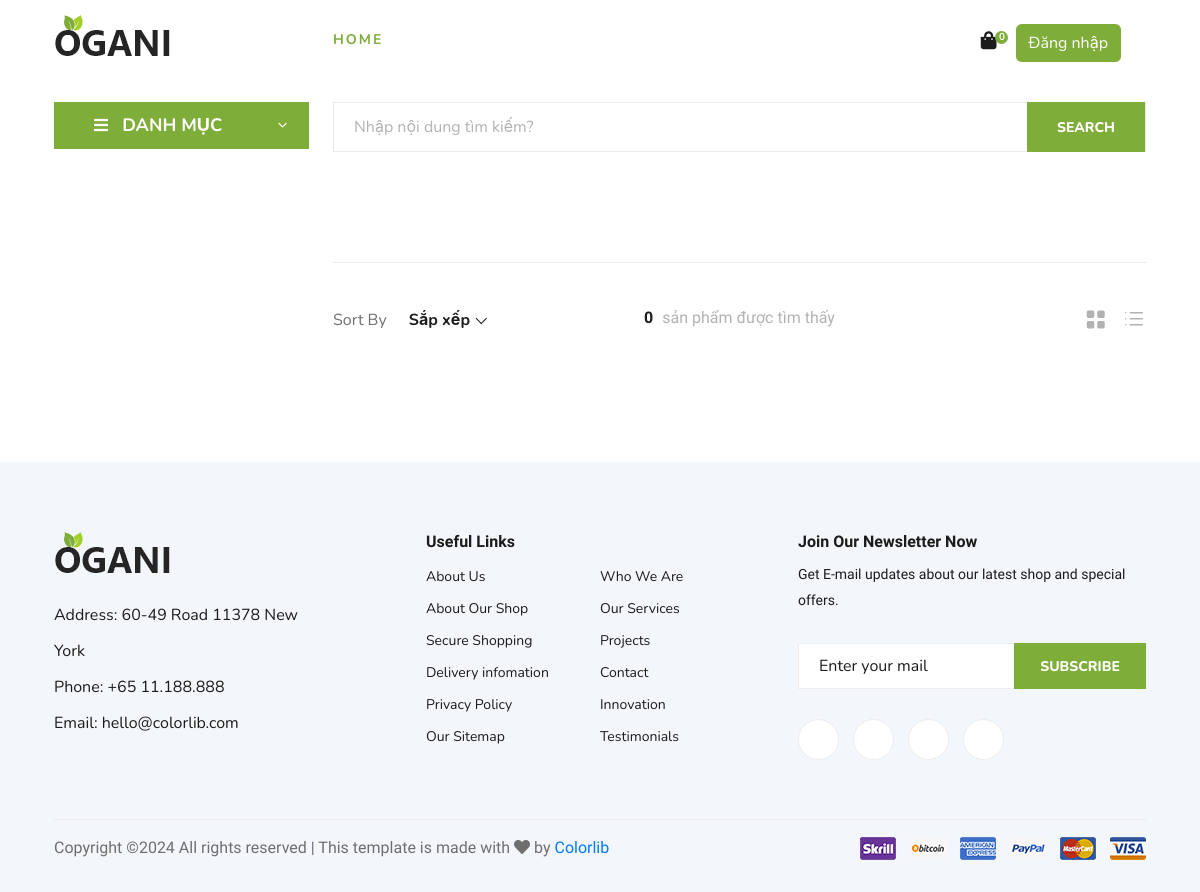
The app's page /category.php?categoryId=3, older data.
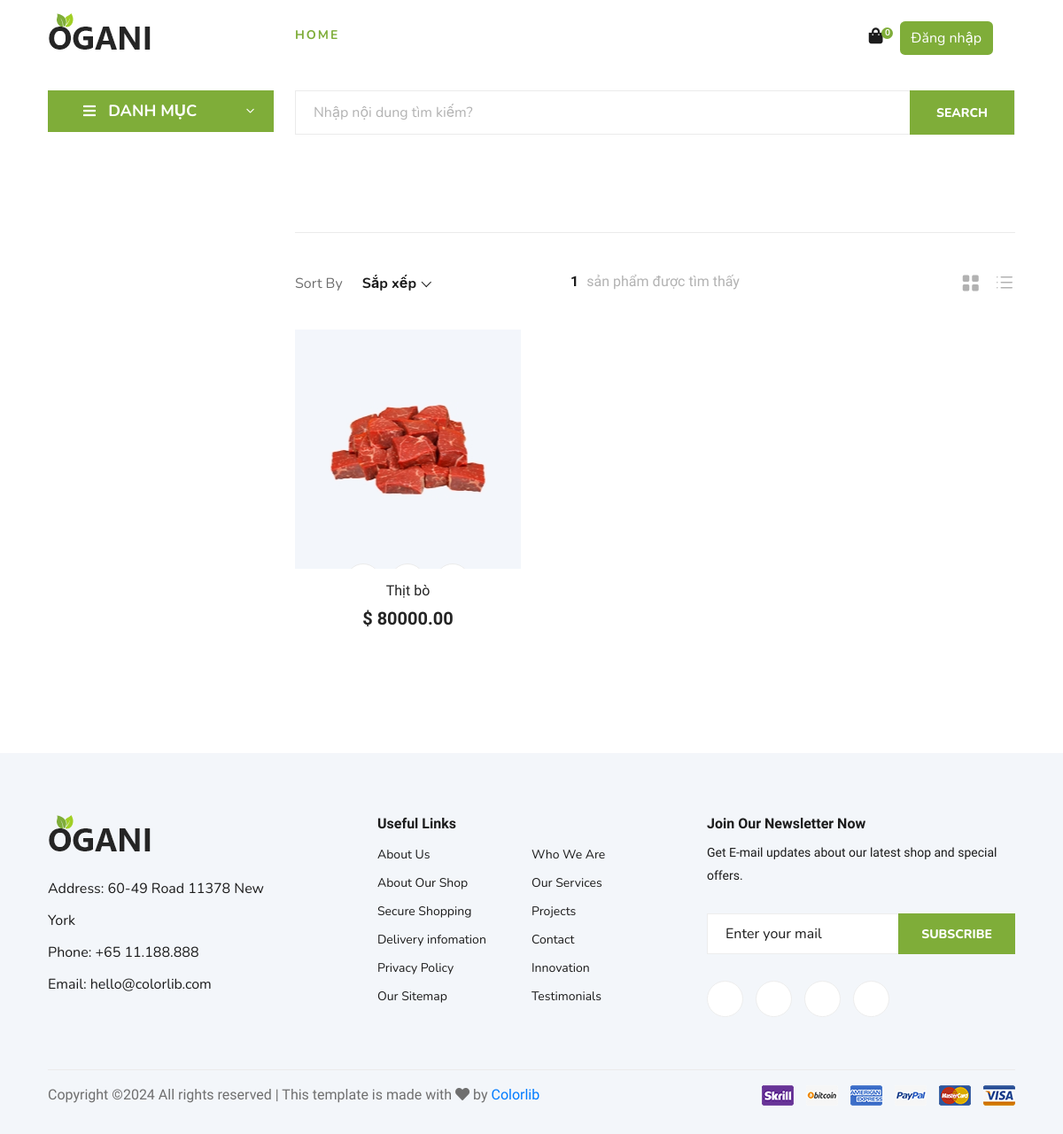
The same page, newer data.
### tables this page shows
CREATE TABLE `products` (
  `product_id` int(11) NOT NULL,
  `name` varchar(100) NOT NULL,
  `description` text DEFAULT NULL,
  `price` decimal(10,2) NOT NULL,
  `stock` int(11) NOT NULL,
  `views` int(11) DEFAULT 0,
  `sold` int(11) DEFAULT 0,
  `category_id` int(11) DEFAULT NULL,
  `img_url` varchar(255) DEFAULT NULL,
  `created_at` datetime DEFAULT current_timestamp()
);

### config/Database.php (called while the page is built, shortened)
<?php
    class Database
    {
        private $host = "localhost";
        private $username = "root";
        private $password = "";
        private $dbName = "fruit_store";
        private $conn;
        private function connect()
        {
            $this->conn = new mysqli($this->host, $this->username, $this->password, $this->dbName);
        }
        public function getData($sql, $parameters = [], $typeParams = "")
        {
            try
            {
                $stmt = $this->conn->prepare($sql);
                if (!empty($parameters)) {
                    $stmt->bind_param($typeParams, ...$parameters);
                }
                $stmt->execute();
                $result = $stmt->get_result();
                return $result->fetch_all(MYSQLI_ASSOC);
            }
            catch (Exception $ex)
            {
                die("Lỗi truy vấn getData: " . $ex->getMessage());
            }
        }
    }
?>

### models/UserModel.php (called while the page is built, shortened)
<?php
    require_once $_SERVER['DOCUMENT_ROOT'] . '/store/config/Database.php';
    class UserModel
    {
        function isUserLoggedIn() {
            return isset($_SESSION['user_id']);
        }
    }
?>

### models/ProductModel.php (called while the page is built, shortened)
<?php
    require_once $_SERVER['DOCUMENT_ROOT'] . '/store/config/Database.php';
    class ProductModel
    {
        private $db;
        public function __construct()
        {
            $this->db = new Database();
        }
        function getProductsByCategory($categoryId, $page, $limit)
        {
            $page = (int)$page > 0 ? (int)$page : 1;
            $offset = ($page - 1) * $limit;
            $sql = "SELECT products.* FROM products
            INNER JOIN categories ON categories.category_id = products.category_id
            WHERE products.category_id = ? LIMIT ?, ?";
            $params = [$categoryId, $offset, $limit];
            $typeParams = "iii";
            $results = $this->db->getData($sql, $params, $typeParams);
            $countSql = "SELECT COUNT(*) AS total_count FROM products WHERE category_id = ?";
            $countResults = $this->db->getData($countSql, [$categoryId], "i");
            $total = $countResults[0]['total_count'] ?? 0;
            return [
                'total' => (int)$total,
                'items' => $results
            ];
        }
    }
?>

### category.php (the view, shortened to what this page needs)
<?php
    include "header.php";
    require_once './models/ProductModel.php';
    require_once './models/PaginationModel.php';
?>
<?php include "hero.php" ?>
<section class="product spad">
    <div class="container">
        <div class="row">
            <div class="col-lg-3 col-md-5">
              <?php
                include "sidebar.php";
              ?>
            </div>
            <div class="col-lg-9 col-md-7">
                <div class="filter__item">
                    <div class="row">
                        <div class="col-lg-4 col-md-5">
                            <div class="filter__sort">
                                <span>Sort By</span>
                            </div>
                        </div>
                        <div class="col-lg-4 col-md-4">
                            <div class="filter__found">
                                <?php
                                if(isset($_GET['categoryId']))
                                {
                                    $productModel = new ProductModel();
                                    $paginationModel = new PaginationModel();
                                    $categoryId = $_GET['categoryId'] > 0 ? $_GET['categoryId'] : 1;
                                    $page = isset($_GET['page']) && $_GET['page']> 0 ? $_GET['page'] : 1;
                                    $limit = 1;
                                    $getProducts = $productModel->getProductsByCategory($categoryId, $page, $limit);
                                    $products = $getProducts['items'];
                                    $total = $getProducts['total'];
                                    echo  "<h6><span>{$total}</span> sản phẩm được tìm thấy</h6>";
                                }
                                ?>
                            </div>
                        </div>
                        <div class="col-lg-4 col-md-3">
                            <div class="filter__option">
                                <span class="icon_grid-2x2"></span>
                                <span class="icon_ul"></span>
                            </div>
                        </div>
                    </div>
                </div>
                <div class="row">
                    <?php
                        if(isset($_GET['categoryId']))
                        {
                            foreach($products as $product)
                            {
                                echo <<<HTML
                                <div class="col-lg-4 col-md-6 col-sm-6">
                                    <div class="product__item">
                                        <div class="product__item__pic set-bg" data-setbg="{$product['img_url']}">
                                            <ul class="product__item__pic__hover">
                                                <li><a href="#"><i class="fa fa-heart"></i></a></li>
                                                <li><a href="#"><i class="fa fa-retweet"></i></a></li>
                                                <li><a href="#"><i class="fa fa-shopping-cart"></i></a></li>
                                            </ul>
                                        </div>
                                        <div class="product__item__text">
                                            <h6><a href="./detail.php?productId={$product['product_id']}">{$product['name']}</a></h6>
                                            <h5>$ {$product['price']}</h5>
                                        </div>
                                    </div>
                                </div>
                                HTML;
                            }
                        }
                    ?>
                </div>
                <?php
                     if(isset($_GET['categoryId']))
                     {
                        $page = isset($_GET['page']) && $_GET['page'] > 0 ? $_GET['page'] : 1;
                        $paginationModel->print_paginate("./category.php?categoryId={$categoryId}", $total, $limit, $page, 2);
                     }
                ?>
            </div>
        </div>
    </div>
</section>
<?php include "footer.php" ?>

### header.php (shortened to what this page needs)
<?php
    require_once "./models/UserModel.php";
    $userModel = new UserModel();
    $isLoggedIn = $userModel->isUserLoggedIn();
    $totalCartItems = $isLoggedIn ? $userModel->getTotalUserCartItems($_SESSION['user_id']) : 0;
?>
<!DOCTYPE html>
<html lang="zxx">
<head>
    <link rel="stylesheet" href="https://cdn.jsdelivr.net/npm/bootstrap@4.6.2/dist/css/bootstrap.min.css">
    <link rel="stylesheet" href="css/font-awesome.min.css" type="text/css">
    <link rel="stylesheet" href="css/elegant-icons.css" type="text/css">
    <link rel="stylesheet" href="css/nice-select.css" type="text/css">
    <link rel="stylesheet" href="css/jquery-ui.min.css" type="text/css">
    <link rel="stylesheet" href="css/owl.carousel.min.css" type="text/css">
    <link rel="stylesheet" href="css/slicknav.min.css" type="text/css">
    <link rel="stylesheet" href="css/style.css" type="text/css">
    <link href="vendor/fontawesome-free/css/all.min.css" rel="stylesheet" type="text/css">
    <link href="css/sb-admin-2.css" rel="stylesheet">
</head>
<body>
        <div class="container">
            <div class="row">
                <div class="col-lg-3">
                    <div class="header__logo">
                        <a href="./index.php"><img src="img/logo.png" alt=""></a>
                    </div>
                </div>
                <div class="col-lg-6">
                    <nav class="header__menu">
                        <ul>
                            <li class="active"><a href="./index.php">Home</a></li>
                        </ul>
                    </nav>
                </div>
                <div class="col-lg-3">
                    <div class="header__cart">
                        <ul>
                            <?php
                                if ($isLoggedIn) {
                                    echo   <<<HTML
                                            <li><a href="./cart.php"><i class="fa fa-shopping-bag"></i> <span>{$totalCartItems}</span></a></li>
                                           HTML;
                                } else {
                                    echo   <<<HTML
                                            <li><a href="./cart.php"><i class="fa fa-shopping-bag"></i> <span>0</span></a></li>
                                           HTML;
                                }
                            ?>
                            <li> <?php
                            if ($isLoggedIn)
                            {
                                echo <<<HTML
                                <li class="nav-item dropdown no-arrow">
                                    <a class="nav-link dropdown-toggle" href="#" id="userDropdown" role="button"
                                       data-bs-toggle="dropdown" aria-haspopup="true" aria-expanded="false">
                                        <button style="background-color: #7fad39; color: white;" class="btn mr-2 d-none d-lg-inline small">  <i style="color:white;" class="fa fa-user" aria-hidden="true"></i> {$_SESSION['username']}</button>
                                    </a>
                                    <div class="dropdown-menu dropdown-menu-right shadow animated--grow-in"
                                         aria-labelledby="userDropdown">
                                        <a class="dropdown-item" href="#">
                                            <i class="fas fa-user fa-sm fa-fw mr-2 text-gray-400"></i>
                                            Profile
                                        </a>
                                        <a class="dropdown-item" href="./logout.php">
                                            <i class="fas fa-sign-out-alt fa-sm fa-fw mr-2 text-gray-400"></i>
                                            Logout
                                        </a>
                                    </div>
                                </li>
                                HTML;
                            }
                            else
                            {
                                echo <<<HTML
                                <button type="button" class="btn" style="background-color: #7fad39; color: white;" data-bs-toggle="modal" data-bs-target="#loginModal">
                                    Đăng nhập
                                </button>
                                HTML;
                            }
                        ?></li>
                        </ul>
                    </div>
                </div>
            </div>
        </div>

### hero.php
<section class="hero hero-normal">
      <div class="container">
          <div class="row">
              <div class="col-lg-3">
                  <?php include "hero_categories.php" ?>
              </div>
              <div class="col-lg-9">
                  <?php include "hero_search.php" ?>
              </div>
          </div>
      </div>
  </section>

### hero_categories.php (shortened to what this page needs)
<div class="hero__categories">
<div class="hero__categories__all">
        <i class="fa fa-bars"></i>
        <span>DANH MỤC</span>
    </div>
</div>

### hero_search.php (shortened to what this page needs)
<div class="hero__search">
    <div class="hero__search__form w-100">
        <form action="search.php" method="get">
            <input name="keyword" type="text" placeholder="Nhập nội dung tìm kiếm?">
            <button type="submit" class="site-btn">SEARCH</button>
        </form>
    </div>
</div>

### models/PaginationModel.php (shortened to what this page needs)
<?php
    require_once $_SERVER['DOCUMENT_ROOT'] . '/store/config/Database.php';
    class PaginationModel
    {
        function print_paginate($url, $total, $limit, $page, $offset)
        {
            echo "<div class='product__pagination'>";
            echo "</div>";
        }
    }
?>

### footer.php (shortened to what this page needs)
  <footer class="footer spad">
        <div class="container">
            <div class="row">
                <div class="col-lg-3 col-md-6 col-sm-6">
                    <div class="footer__about">
                        <div class="footer__about__logo">
                            <a href="./index.html"><img src="img/logo.png" alt=""></a>
                        </div>
                        <ul>
                            <li>Address: 60-49 Road 11378 New York</li>
                            <li>Phone: +65 11.188.888</li>
                            <li>Email: hello@colorlib.com</li>
                        </ul>
                    </div>
                </div>
                <div class="col-lg-4 col-md-6 col-sm-6 offset-lg-1">
                    <div class="footer__widget">
                        <h6>Useful Links</h6>
                        <ul>
                            <li><a href="#">About Us</a></li>
                            <li><a href="#">About Our Shop</a></li>
                            <li><a href="#">Secure Shopping</a></li>
                            <li><a href="#">Delivery infomation</a></li>
                            <li><a href="#">Privacy Policy</a></li>
                            <li><a href="#">Our Sitemap</a></li>
                        </ul>
                        <ul>
                            <li><a href="#">Who We Are</a></li>
                            <li><a href="#">Our Services</a></li>
                            <li><a href="#">Projects</a></li>
                            <li><a href="#">Contact</a></li>
                            <li><a href="#">Innovation</a></li>
                            <li><a href="#">Testimonials</a></li>
                        </ul>
                    </div>
                </div>
                <div class="col-lg-4 col-md-12">
                    <div class="footer__widget">
                        <h6>Join Our Newsletter Now</h6>
                        <p>Get E-mail updates about our latest shop and special offers.</p>
                        <form action="#">
                            <input type="text" placeholder="Enter your mail">
                            <button type="submit" class="site-btn">Subscribe</button>
                        </form>
                        <div class="footer__widget__social">
                            <a href="#"><i class="fa fa-facebook"></i></a>
                            <a href="#"><i class="fa fa-instagram"></i></a>
                            <a href="#"><i class="fa fa-twitter"></i></a>
                            <a href="#"><i class="fa fa-pinterest"></i></a>
                        </div>
                    </div>
                </div>
            </div>
            <div class="row">
                <div class="col-lg-12">
                    <div class="footer__copyright">
                        <div class="footer__copyright__text"><p>
  Copyright &copy;<script>document.write(new Date().getFullYear());</script> All rights reserved | This template is made with <i class="fa fa-heart" aria-hidden="true"></i> by <a href="https://colorlib.com" target="_blank">Colorlib</a>
  </p></div>
                        <div class="footer__copyright__payment"><img src="img/payment-item.png" alt=""></div>
                    </div>
                </div>
            </div>
        </div>
    </footer>
</body>
</html>

Row changes from the older to the newer data that the page shows:
now on this page (row edited): products: name "Thịt bò", price "80000.00"
Text that changed along with them:
$total: "0" → "1"
